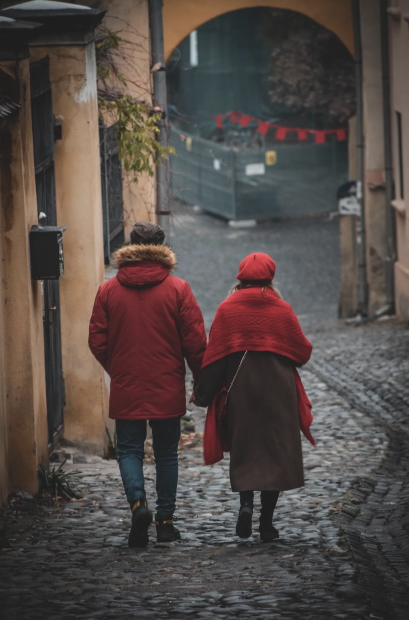
#> input picture Atividade 2/colorred.jpg, 818 x 1240 px, found by its file name (shown at 1/2 size)
$ python atividade2.py
#> lines starting #> are read from the running program, lines starting #| are printed output that depends on the picture; after the words box and inside, x2 and y2 are one past the last pixel; in counts of white or black regions, pixels touching at a corner belong together
import cv2
# Variáveis globais para armazenar o estado do mouse e as coordenadas
desenho = False  # True quando o botão esquerdo do mouse é pressionado
ix, iy = -1, -1  # Coordenadas iniciais
pontos = []  # Lista para armazenar pontos desenhados

# Função de callback do mouse
def draw_circle(evento, x, y, flags, param):
    global ix, iy, desenho, pontos

    if evento == cv2.EVENT_LBUTTONDOWN:
        desenho = True
        ix, iy = x, y
        pontos.append((ix, iy))

    elif evento == cv2.EVENT_MOUSEMOVE:
        if desenho is True:
            cv2.line(frame, (ix, iy), (x, y), (0, 255, 0), 5)
            ix, iy = x, y
            pontos.append((ix, iy))

    elif evento == cv2.EVENT_LBUTTONUP:
        desenho = False
        cv2.line(frame, (ix, iy), (x, y), (0, 255, 0), 5)
        pontos.append((ix, iy))

capture = cv2.VideoCapture("Atividade 2/videos.mp4")

frame_width = capture.get(cv2.CAP_PROP_FRAME_WIDTH)
frame_height = capture.get(cv2.CAP_PROP_FRAME_HEIGHT)
print("LARGURA: '{}'".format(frame_width))
print("ALTURA: '{}'".format(frame_height))

if not capture.isOpened():
    print("Erro ao acessar câmera ou abrir o vídeo")
    exit()

addimagem = cv2.imread("Atividade 2/colorred.jpg")
#> addimagem is the input picture: shape (1240, 818, 3); mean B, G, R 71, 74.4, 84
addimagem = cv2.resize(addimagem, (99, 99))
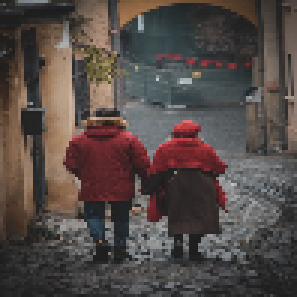
#> addimagem: shape (99, 99, 3) (shown 3 times larger); mean B, G, R 70.9, 74.3, 84

gray = False

cv2.namedWindow('Vídeo')
cv2.setMouseCallback('Vídeo', draw_circle)

while capture.isOpened():
    ret, frame = capture.read()
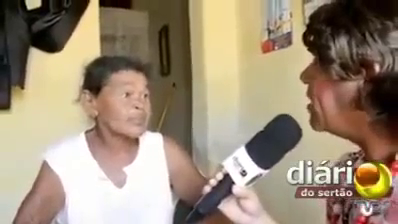
#> input picture frame 113 of Atividade 2/videos.mp4, 398 x 224 px
#> frame is the input picture: shape (224, 398, 3); mean B, G, R 119, 139.8, 156.2
    if ret:

        ximg, yimg = 5, 4
        yimg1, yimg2 = yimg, yimg + addimagem.shape[0]
#> yimg1 = 4; yimg2 = 103
        ximg1, ximg2 = ximg, ximg + addimagem.shape[1]
#> ximg1 = 5; ximg2 = 104
        frame[yimg1:yimg2, ximg1:ximg2] = addimagem
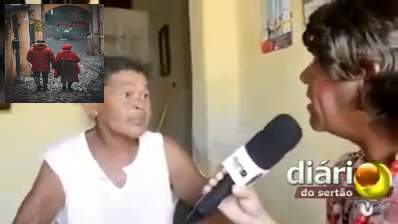
#> frame: shape (224, 398, 3); 10.99% of pixels changed, all inside (x1, y1, x2, y2) = (5, 4, 104, 103)

        # Desenhar todos os pontos armazenados
        for i in range(1, len(pontos)):
            cv2.line(frame, pontos[i - 1], pontos[i], (0, 255, 0), 5)

        cv2.imshow('Vídeo', frame)

        if gray:
            gray_frame = cv2.cvtColor(frame, cv2.COLOR_BGR2GRAY)
            cv2.imshow('Cinza', gray_frame)

        key = cv2.waitKey(1) & 0xFF
#> (key q is pressed here)
        if key == ord('q'):
            break
        elif key == ord('w'):
            print("Salvando frame...")
            cv2.imwrite('print.jpg', frame)
        elif key == ord('b'):
            gray = not gray
    else:
        break

capture.release()
cv2.destroyAllWindows()
